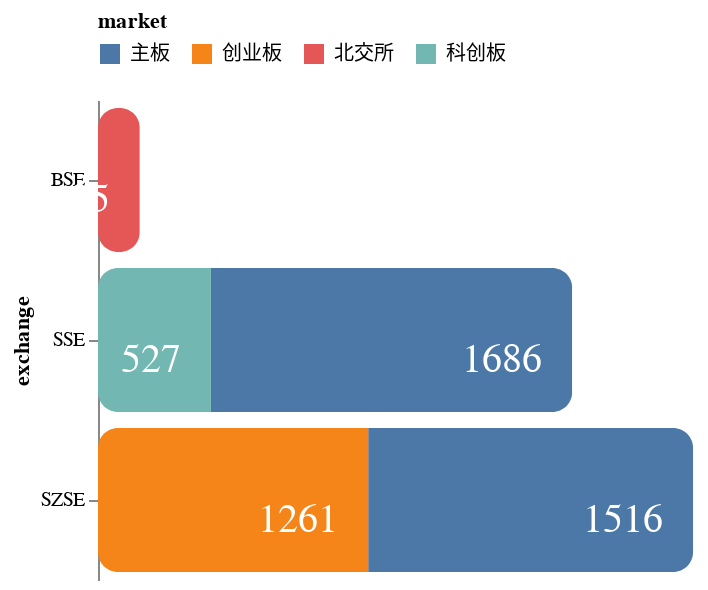

The cell this chart's notebook holds for it:
### Code cell
exch_mark = sel.groupby(['exchange', 'market'])['symbol'].count().to_frame('Num').reset_index()
plot_multibar_percent(exch_mark)

### Figure 1 — Vega-Lite specification as saved in the notebook (floating-point values rounded to 4 significant figures)
{"config": {"view": {"continuousWidth": 300, "continuousHeight": 300, "stroke": null}, "axis": {"grid": false}}, "layer": [{"mark": {"type": "bar", "cornerRadius": 10}, "encoding": {"color": {"field": "market", "legend": {"orient": "top"}, "type": "nominal"}, "order": {"field": "market", "sort": "descending"}, "tooltip": [{"field": "exchange", "type": "nominal"}, {"field": "market", "type": "nominal"}, {"field": "Num", "type": "quantitative"}], "x": {"aggregate": "sum", "axis": null, "field": "Num", "stack": "zero", "type": "quantitative"}, "y": {"field": "exchange", "type": "nominal"}}}, {"mark": {"type": "text", "align": "right", "baseline": "top", "color": "white", "dx": -15, "fontSize": 20}, "encoding": {"order": {"field": "market", "sort": "descending"}, "text": {"field": "Num"}, "tooltip": [{"field": "exchange", "type": "nominal"}, {"field": "market", "type": "nominal"}, {"field": "Num", "type": "quantitative"}], "x": {"aggregate": "sum", "axis": null, "field": "Num", "stack": "zero", "type": "quantitative"}, "y": {"field": "exchange", "type": "nominal"}}}], "data": {"name": "data-bd57787c0be58a925acecfce02be5b8f"}, "height": 240, "width": "container", "$schema": "https://vega.github.io/schema/vega-lite/v5.8.0.json", "datasets": {"data-bd57787c0be58a925acecfce02be5b8f": [{"exchange": "BSE", "market": "北交所", "Num": 195}, {"exchange": "SSE", "market": "主板", "Num": 1686}, {"exchange": "SSE", "market": "科创板", "Num": 527}, {"exchange": "SZSE", "market": "主板", "Num": 1516}, {"exchange": "SZSE", "market": "创业板", "Num": 1261}]}}
